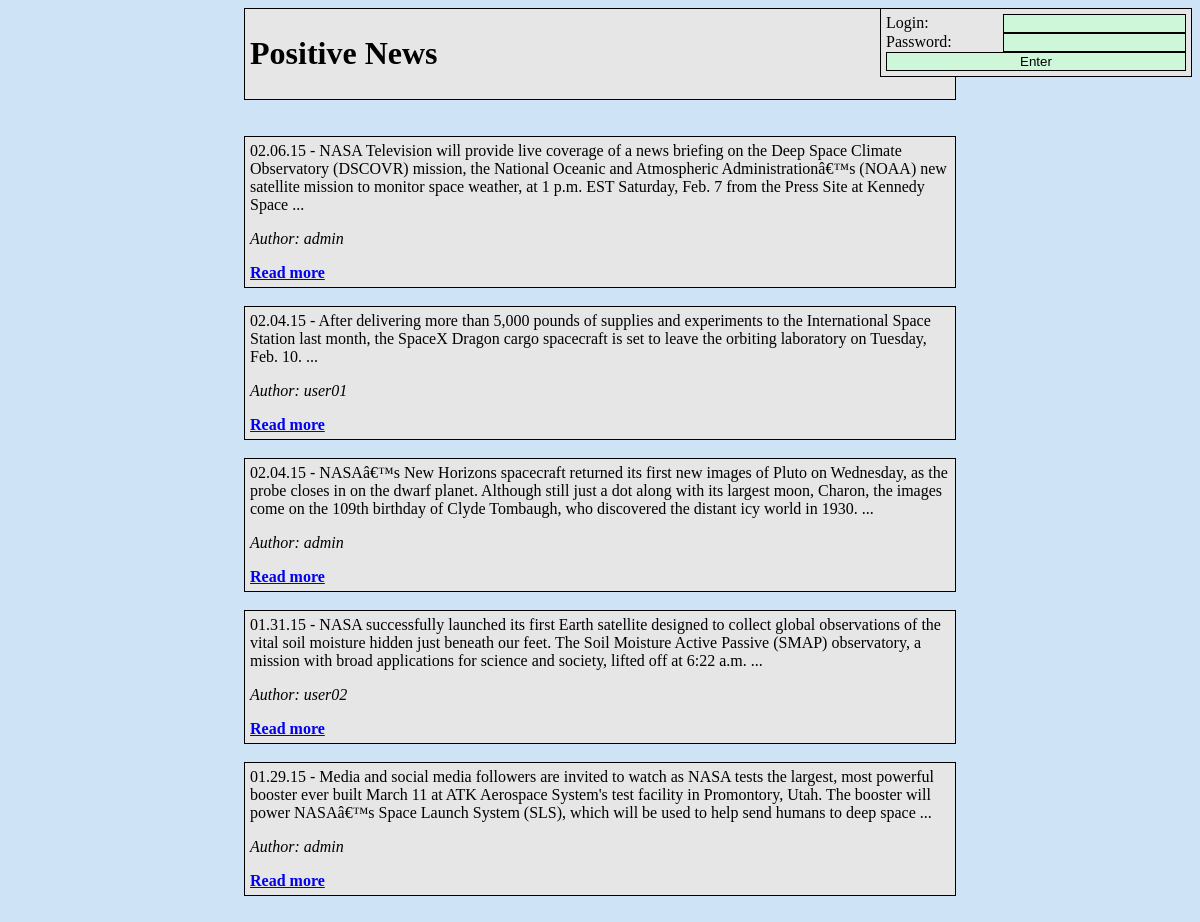
The page / on the database its author committed.
### tables this page shows
CREATE TABLE `news` (
  `id` int(11) NOT NULL AUTO_INCREMENT,
  `small_text` text,
  `full_text` text,
  `author` varchar(255) DEFAULT NULL,
  PRIMARY KEY (`id`)
);

### index.php (the view, shortened to what this page needs)
<?php
$db_link = mysqli_connect('mysql', 'root', 'root', 'newsdb');
mysqli_query($db_link, "SET NAMES utf8");
?>
<html>
<head>
</head>
<body bgcolor="#CEE3F6">
<?php
$auth = false;
if(!$auth) {
    echo("<div class=\"content\"><form action=\"index.php\" method=\"post\"><div class=\"input\">Login:<input type=\"text\" name=\"login\" ></div><div class=\"input\">Password:<input type=\"password\" name=\"password\"></div><br><input type=\"submit\" value=\"Enter\" class=\"button\"></form>");
    echo("</div>");
}
echo('<div class="logo"><h1>Positive News</h1></div><br>');
echo("</div><br>");
if(isset($_GET["news_id"])or isset($id)) {
    if (!(isset ($id))) $id = $_GET["news_id"];
    $result = mysqli_query($db_link,"SELECT * FROM `news` WHERE `id` = {$id}");
    $row = mysqli_fetch_assoc($result);
    echo("<div class=\"news\"><a href=\"index.php\"><b>Back</b></a><br><br>{$row["full_text"]}<br><br>&nbsp;&nbsp;<a href=\"index.php?remove={$row["id"]}\" style=\"color:red\"><b>Clear comments</b></a></div><br>");
    echo("<div class=\"comment\" align=\"left\"><b>Add comment</b><br><form action=\"index.php?news_id={$id}\" method=\"post\">Name: <input type=\"text\" name=\"name\" class=\"input\"><br>Comment:<br><textarea name=\"comment\"></textarea><br><input type=\"submit\" value=\"Add\" class=\"button\"></form></div><br>");
    if(isset($_POST["comment"]) && isset($_POST["name"])) {
        $comment = mysqli_real_escape_string($db_link,$_POST["comment"]);
        $name = mysqli_real_escape_string($db_link,$_POST["name"]);
        mysqli_query($db_link,"INSERT INTO `comments` (`news_id`, `comment`, `name`) VALUES ('{$id}', '{$comment}', '{$name}');");
    }
    $result = mysqli_query($db_link,"SELECT * FROM `comments` WHERE `news_id` = '{$id}';");
    while($row = mysqli_fetch_assoc($result)) {
        echo("<div class=\"comment\">{$row["comment"]}<br><div align=\"right\">by <b>{$row["name"]}</b></div></div><br>");
    }
} else {
    $result = mysqli_query($db_link,"SELECT * FROM `news`;");
    while($row = mysqli_fetch_assoc($result)) {
        echo("<div class=\"news\">{$row["small_text"]} ...<br><p><i>Author: {$row["author"]}</i></p><a href=\"index.php?news_id={$row["id"]}\"><b>Read more</b></a></div><br>");
    }
}
?>
</body>
</html>

### index.php (style rules this page uses)
input { float: right; background: #CEF6D8; border: solid 1px black; }
.button { width: 100%; margin: auto; }
.input { float: left; width: 100%; }
.logo { width: 700px; background: #E6E6E6; margin: auto; padding: 5px; border: solid 1px black; }
.news { padding: 5px; width: 700px; background: #E6E6E6; margin: auto; border: solid 1px black; }
.content { padding: 5px; width: 300px; background: #E6E6E6; border: solid 1px black; float: right; top: 0px; }

### rows shown on the page
news: small_text "02.06.15 - NASA Television will provide live coverage of a news briefing on the Deep Space Climate Observatory (DSCOVR) mission, the National Oceanic and Atmospheric Administrationâ€™s (NOAA) new satellite mission to monitor space weather, at 1 p.m. EST Saturday, Feb. 7 from the Press Site at Kennedy Space", author "admin"
news: small_text "02.04.15 - After delivering more than 5,000 pounds of supplies and experiments to the International Space Station last month, the SpaceX Dragon cargo spacecraft is set to leave the orbiting laboratory on Tuesday, Feb. 10.", author "user01"
news: small_text "02.04.15 - NASAâ€™s New Horizons spacecraft returned its first new images of Pluto on Wednesday, as the probe closes in on the dwarf planet. Although still just a dot along with its largest moon, Charon, the images come on the 109th birthday of Clyde Tombaugh, who discovered the distant icy world in 1930.", author "admin"
news: small_text "01.31.15 - NASA successfully launched its first Earth satellite designed to collect global observations of the vital soil moisture hidden just beneath our feet. The Soil Moisture Active Passive (SMAP) observatory, a mission with broad applications for science and society, lifted off at 6:22 a.m.", author "user02"
news: small_text "01.29.15 - Media and social media followers are invited to watch as NASA tests the largest, most powerful booster ever built March 11 at ATK Aerospace System's test facility in Promontory, Utah. The booster will power NASAâ€™s Space Launch System (SLS), which will be used to help send humans to deep space", author "admin"
